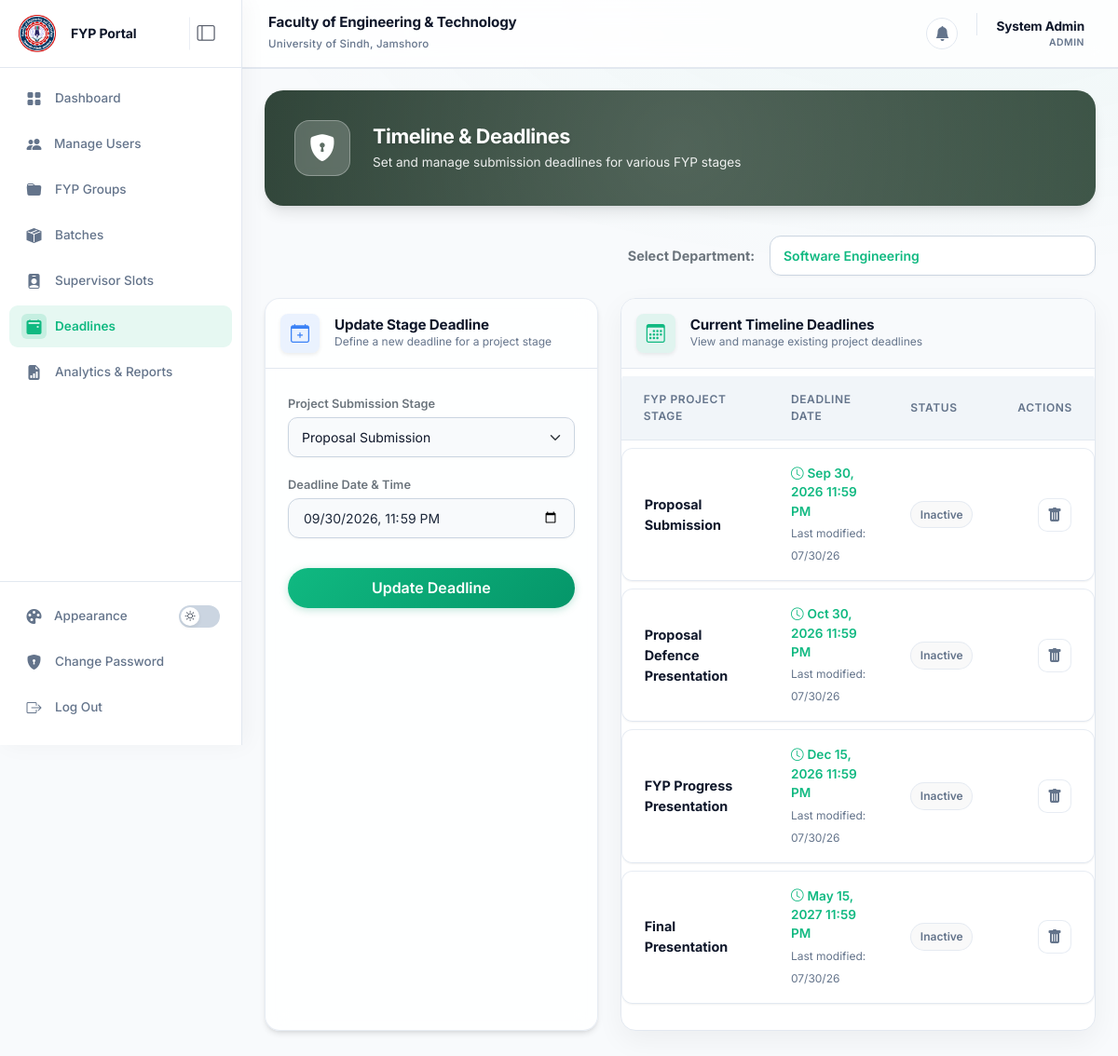
/admin/deadlines (signed in), run on the app's committed database.
### tables this page shows
CREATE TABLE deadlines (
    id INT AUTO_INCREMENT PRIMARY KEY,
    stage ENUM('Proposal Submission', 'Proposal Defence Presentation', 'FYP Progress Presentation', 'Final Presentation') NOT NULL,
    department VARCHAR(100) NOT NULL DEFAULT 'Software Engineering',
    shift ENUM('Morning', 'Evening', 'All') NOT NULL DEFAULT 'All',
    deadline_date DATETIME NOT NULL,
    status ENUM('Active', 'Inactive') DEFAULT 'Inactive',
    updated_at TIMESTAMP DEFAULT CURRENT_TIMESTAMP ON UPDATE CURRENT_TIMESTAMP
);

### src/Controller/AdminController.php (called while the page is built, shortened)
<?php
class AdminController extends BaseController {
    public function deadlines() {
        $db = \Database::getInstance()->getConnection();
        $department = $_GET['department'] ?? 'Software Engineering';
        $stmt = $db->prepare("SELECT * FROM deadlines WHERE department = ? ORDER BY id ASC");
        $stmt->execute([$department]);
        $deadlines = $stmt->fetchAll();
        $this->render('admin/deadlines', [
            'deadlines' => $deadlines,
            'department' => $department
        ]);
    }
}

### src/View/admin/deadlines.php (the view, shortened to what this page needs)
<div class="admin-hero">
    <div class="d-flex flex-column flex-md-row align-items-center justify-content-between gap-4 position-relative z-1">
        <div class="d-flex flex-column flex-md-row align-items-center gap-4 text-center text-md-start">
            <div class="admin-hero-icon">
                <i class="bi bi-shield-lock-fill"></i>
            </div>
            <div>
                <h4 class="fw-bold m-0" style="font-size: 1.35rem;letter-spacing: -0.02em">Timeline & Deadlines</h4>
                <p class="mb-0 mt-1" style="font-size: 0.85rem">Set and manage submission deadlines for various FYP stages</p>
            </div>
        </div>
    </div>
</div>
<div class="d-flex justify-content-end mb-4">
    <div class="d-flex flex-column flex-md-row align-items-start align-items-md-center gap-2 gap-md-3 w-100 justify-content-md-end">
        <label for="departmentFilter" class="fw-bold text-secondary m-0 text-nowrap" style="font-size: 0.9rem">Select Department:</label>
        <select class="form-select border-0 shadow-sm fw-semibold text-primary w-100 w-md-auto" style="background: var(--card-bg);max-width: 350px;border-radius: 12px;cursor: pointer" id="departmentFilter" onchange="window.location.href='?department='+encodeURIComponent(this.value)">
            <?php
            $depts = ['Information Technology', 'Software Engineering', 'Data Science', 'Electronic Engineering', 'Telecommunication Engineering'];
            foreach($depts as $d) {
                $sel = (isset($department) && $department === $d) ? 'selected' : '';
                echo "<option value=\"$d\" $sel>$d</option>";
            }
            ?>
        </select>
    </div>
</div>
<div class="row g-4">
    <div class="col-lg-5">
        <div class="glass-panel h-100">
            <div class="border-bottom p-3 rounded-top d-flex align-items-center gap-3">
                <div class="rounded-3 d-flex align-items-center justify-content-center shadow-sm" style="width: 42px; height: 42px; background: rgba(59,130,246,0.1); color: #3b82f6;">
                    <i class="bi bi-calendar-plus fs-5"></i>
                </div>
                <div>
                    <h6 class="fw-bold text-dark m-0" style="font-size: 0.95rem; letter-spacing: -0.01em;">Update Stage Deadline</h6>
                    <p class="text-muted m-0" style="font-size: 0.75rem;">Define a new deadline for a project stage</p>
                </div>
            </div>
            <div class="p-4">
                <form action="<?php echo dirname($_SERVER['SCRIPT_NAME']) === '/' || dirname($_SERVER['SCRIPT_NAME']) === '\\' ? '' : dirname($_SERVER['SCRIPT_NAME']); ?>/admin/deadlines" method="POST">
                    <div class="mb-3">
                        <label for="stage" class="form-label small fw-semibold text-secondary">Project Submission Stage</label>
                        <select class="form-select bg-light" id="stage" name="stage" required>
                            <option value="Proposal Submission">Proposal Submission</option>
                        </select>
                    </div>
                    <div class="mb-4">
                        <label for="deadline_date" class="form-label small fw-semibold text-secondary">Deadline Date & Time</label>
                        <input type="datetime-local" class="form-control premium-input bg-light" id="deadline_date" name="deadline_date" required>
                    </div>
                    <button type="submit" class="btn-premium w-100 rounded-pill mt-2">Update Deadline</button>
</form>
            </div>
        </div>
    </div>
    <div class="col-lg-7">
        <div class="page-section h-100">
            <div class="page-section-header border-bottom p-3 rounded-top d-flex align-items-center gap-3">
                <div class="rounded-3 d-flex align-items-center justify-content-center shadow-sm" style="width: 42px; height: 42px; background: rgba(16,185,129,0.1); color: #10b981;">
                    <i class="bi bi-calendar3 fs-5"></i>
                </div>
                <div>
                    <h6 class="fw-bold text-dark m-0" style="font-size: 0.95rem; letter-spacing: -0.01em;">Current Timeline Deadlines</h6>
                    <p class="text-muted m-0" style="font-size: 0.75rem;">View and manage existing project deadlines</p>
                </div>
            </div>
            <div class="table-responsive">
                <table class="table premium-table m-0">
                    <thead>
                        <tr>
                            <th class="ps-4">FYP Project Stage</th>
                            <th>Deadline Date</th>
                            <th>Status</th>
                            <th class="text-end pe-4">Actions</th>
                        </tr>
                    </thead>
                    <tbody>
                        <?php foreach($deadlines as $dl): ?>
                        <tr>
                            <td class="ps-4 fw-bold text-dark" style="font-size: 0.9rem"><?php echo htmlspecialchars($dl['stage']); ?></td>
                            <td>
                                <div class="fw-semibold text-primary" style="font-size: 0.85rem"><i class="bi bi-clock me-1"></i><?php echo date('M d, Y h:i A', strtotime($dl['deadline_date'])); ?></div>
                                <small class="text-muted" style="font-size: 0.75rem">Last modified: <?php echo date('m/d/y', strtotime($dl['updated_at'])); ?></small>
                            </td>
                            <td>
                                <?php if($dl['status'] === 'Active'): ?>
                                    <span class="premium-badge success">Active</span>
                                <?php else: ?>
                                    <span class="premium-badge neutral">Inactive</span>
                                <?php endif; ?>
                            </td>
                            <td class="text-end pe-4">
                                <a href="<?php echo dirname($_SERVER['SCRIPT_NAME']) === '/' || dirname($_SERVER['SCRIPT_NAME']) === '\\' ? '' : dirname($_SERVER['SCRIPT_NAME']); ?>/admin/deadlines/delete?stage=<?php echo urlencode($dl['stage']); ?>&department=<?php echo urlencode($dl['department'] ?? ($department ?? 'Software Engineering')); ?>" class="table-action-btn delete" onclick="return confirm('Are you sure you want to delete this deadline?');">
                                    <i class="bi bi-trash-fill"></i>
                                </a>
                            </td>
                        </tr>
                        <?php endforeach; ?>
                    </tbody>
                </table>
            </div>
        </div>
    </div>
</div>

### data on the page
deadlines: stage "Proposal Submission", deadline_date "Sep 30, 2026 11:59 PM", updated_at "07/30/26", status "Inactive"
deadlines: stage "Proposal Defence Presentation", deadline_date "Oct 30, 2026 11:59 PM", updated_at "07/30/26", status "Inactive"
deadlines: stage "FYP Progress Presentation", deadline_date "Dec 15, 2026 11:59 PM", updated_at "07/30/26", status "Inactive"
deadlines: stage "Final Presentation", deadline_date "May 15, 2027 11:59 PM", updated_at "07/30/26", status "Inactive"

### other printed values
$name "System Admin"
$role "ADMIN"
form field value "Software Engineering"
